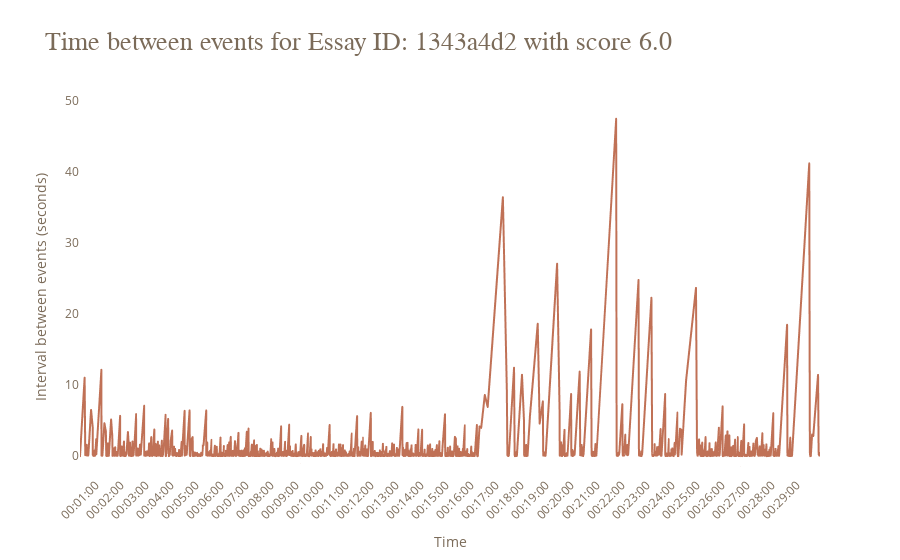

Notebook code cell kept with this figure:
### Code cell
# Filter the data for the chosen essay ID
#essay_id = "e01ec054"
#essay_id = "f9fd3268"
#print(essay_id)
essay_id = "1343a4d2"
#essay_id = train_scores[train_scores["score"] == 6.0]["id"].sample(1).iloc[0]
sample_data = train_logs[
    train_logs["id"] == essay_id
]
plot_event_intervals(sample_data, essay_id, "6.0")

### Figure 1 — Plotly figure (JSON) as saved in the notebook; plotly's stock layout.template omitted (floating-point values rounded to 4 significant figures; data arrays with more than 128 entries replaced by an {"elided": "..."} marker saying what was removed)
{"data": [{"hovertemplate": "down_time=%{x}<br>IKI=%{y}<extra></extra>", "legendgroup": "", "line": {"color": "#c07156", "dash": "solid"}, "marker": {"symbol": "circle"}, "mode": "lines", "name": "", "showlegend": false, "type": "scattergl", "x": {"elided": "5720 str values"}, "xaxis": "x", "y": {"elided": "5720 float values"}, "yaxis": "y"}], "layout": {"font": {"color": "#7b6b59"}, "legend": {"tracegroupgap": 0}, "paper_bgcolor": "white", "plot_bgcolor": "white", "title": {"text": "<span style='font-size:26px; font-family:Times New Roman'>Time between events for Essay ID: 1343a4d2 with score 6.0</span>"}, "xaxis": {"anchor": "y", "domain": [0, 1], "dtick": 60000, "tickangle": -45, "tickformat": "%H:%M:%S", "title": {"text": "Time"}}, "yaxis": {"anchor": "x", "domain": [0, 1], "title": {"text": "Interval between events (seconds)"}}}}
